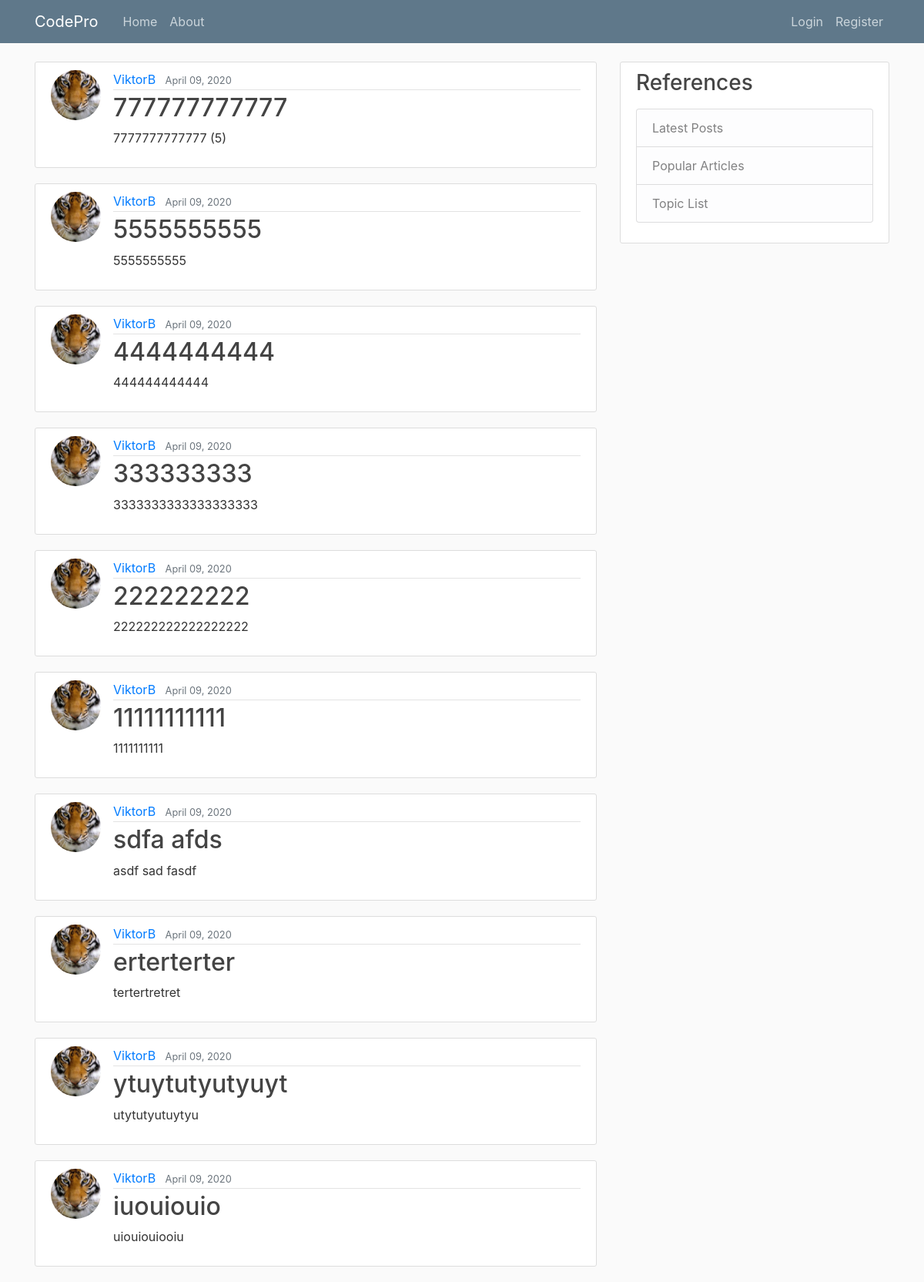
The page / on the database its author committed.
### blog/models.py (models this page shows, shortened)
class Post(models.Model):
    title = models.CharField(max_length=100)
    content = models.TextField()
    date_posted = models.DateTimeField(default=timezone.now)
    author = models.ForeignKey(User, on_delete=models.CASCADE)
    likes = models.IntegerField()

### users/models.py (models this page shows, shortened)
class Profile(models.Model):
    user = models.OneToOneField(User, on_delete=models.CASCADE)
    image = models.ImageField(default='default.jpg', upload_to='profile_pics')
    about_info = models.TextField(default="Hi! I am a fellow Python programmer.")

### blog/views.py (the view)
# urls.py: path('', PostListView.as_view(), name='blog-home'),
class PostListView(ListView):
    model = Post
    template_name = 'blog/home.html' # <app>/<model>_<viewtype>.html
    context_object_name = 'posts'
    ordering = ['-date_posted']  # Orders our post from newest to oldest
    paginate_by = 10

### blog/templates/blog/home.html
{% extends "blog/base.html" %}
{% block content %}
  {% for post in posts %}
<article class="media content-section">
  <img class="rounded-circle article-img" src="{{ post.author.profile.image.url }}">
<div class="media-body">
<div class="article-metadata">
  <a class="mr-2" href="#">{{ post.author }}</a>
  <small class="text-muted">{{ post.date_posted|date:"F d, Y"}}</small>
</div>
<h2><a class="article-title" href="{% url 'post-detail' post.id %}">{{ post.title }}</a></h2>
<p class="article-content">{{ post.content }}</p>
</div>
</article>
  {% endfor %}
{% endblock content %}

### blog/static/blog/main.css (style rules this page uses)
body { background: #fafafa; color: #333333; margin-top: 5rem; }
h1, h2, h3, h4, h5, h6 { color: #444444; }
.content-section { background: #ffffff; padding: 10px 20px; border: 1px solid #dddddd; border-radius: 3px; margin-bottom: 20px; }
.article-title { color: #444444; }
.article-content { white-space: pre-line; }
.article-img { height: 65px; width: 65px; margin-right: 16px; }
.article-metadata { padding-bottom: 1px; margin-bottom: 4px; border-bottom: 1px solid #e3e3e3 }

### rows shown on the page
Post: author.profile.image (picture), author "ViktorB", date_posted "April 09, 2020", title "777777777777", content "7777777777777 (5)"
Post: author.profile.image (picture), author "ViktorB", date_posted "April 09, 2020", title "5555555555", content "5555555555"
Post: author.profile.image (picture), author "ViktorB", date_posted "April 09, 2020", title "4444444444", content "444444444444"
Post: author.profile.image (picture), author "ViktorB", date_posted "April 09, 2020", title "333333333", content "3333333333333333333"
Post: author.profile.image (picture), author "ViktorB", date_posted "April 09, 2020", title "222222222", content "222222222222222222"
Post: author.profile.image (picture), author "ViktorB", date_posted "April 09, 2020", title "11111111111", content "1111111111"
Post: author.profile.image (picture), author "ViktorB", date_posted "April 09, 2020", title "sdfa afds", content "asdf sad fasdf"
Post: author.profile.image (picture), author "ViktorB", date_posted "April 09, 2020", title "erterterter", content "tertertretret"
Post: author.profile.image (picture), author "ViktorB", date_posted "April 09, 2020", title "ytuytutyutyuyt", content "utytutyutuytyu"
Post: author.profile.image (picture), author "ViktorB", date_posted "April 09, 2020", title "iuouiouio", content "uiouiouiooiu"
